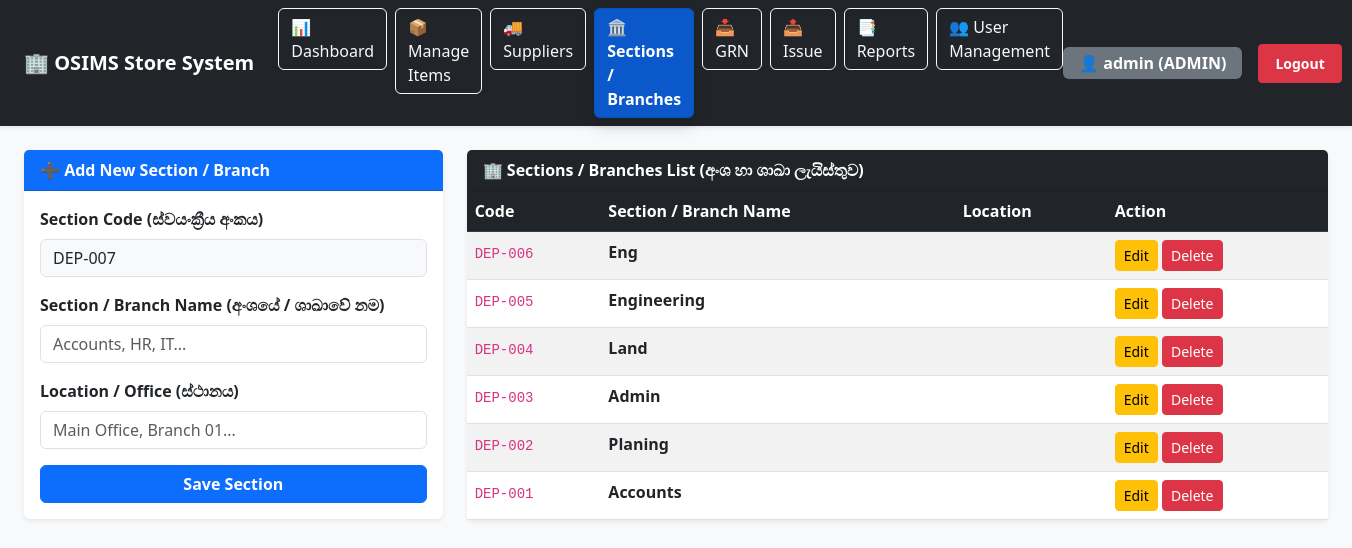
The app's page /sections.php (signed in) with its own data.
### tables this page shows
CREATE TABLE departments (
        department_id INTEGER PRIMARY KEY AUTOINCREMENT,
        department_name TEXT UNIQUE,
        location TEXT,
        created_at DATETIME DEFAULT CURRENT_TIMESTAMP
    , department_code TEXT, dept_code TEXT, responsible_officer TEXT);

### sections.php (the view, shortened to what this page needs)
<?php
require_once 'db.php';
try {
    $conn->exec("CREATE TABLE IF NOT EXISTS departments (
        department_id INTEGER PRIMARY KEY AUTOINCREMENT,
        department_code TEXT UNIQUE,
        department_name TEXT NOT NULL,
        location TEXT
    )");
} catch (PDOException $e) {
    $error = "Table Creation Error: " . $e->getMessage();
}
$next_dep_code = '';
try {
    $stmt_code = $conn->query("SELECT MAX(department_id) FROM departments");
    $max_id = $stmt_code->fetchColumn();
    $next_id = ($max_id ? $max_id + 1 : 1);
    $next_dep_code = 'DEP-' . str_pad($next_id, 3, '0', STR_PAD_LEFT);
} catch (PDOException $e) {
    $next_dep_code = 'DEP-001';
}
$edit_dep = null;
$departments_list = [];
try {
    $departments_list = $conn->query("SELECT * FROM departments ORDER BY department_id DESC")->fetchAll(PDO::FETCH_ASSOC);
} catch (PDOException $e) {
    $departments_list = [];
}
?>
<!DOCTYPE html>
<html lang="en">
<head>
    <link href="https://cdn.jsdelivr.net/npm/bootstrap@5.3.0/dist/css/bootstrap.min.css" rel="stylesheet">
</head>
<body class="bg-light">
<?php include 'navbar.php'; ?>
<div class="container-fluid px-4 mt-4">
    <div class="row">
        <div class="col-md-4 mb-4">
            <div class="card shadow-sm border-0">
                <div class="card-header bg-primary text-white fw-bold">
                    <?= $edit_dep ? '✏️ Edit Section / Branch' : '➕ Add New Section / Branch'; ?>
                </div>
                <div class="card-body">
                    <form method="POST" action="sections.php">
                        <div class="mb-3">
                            <label class="form-label fw-bold">Section Code (ස්වයංක්‍රීය අංකය)</label>
                            <input type="text" name="department_code" class="form-control bg-light" value="<?= htmlspecialchars($edit_dep['department_code'] ?? $next_dep_code); ?>" readonly required>
                        </div>
                        <div class="mb-3">
                            <label class="form-label fw-bold">Section / Branch Name (අංශයේ / ශාඛාවේ නම)</label>
                            <input type="text" name="department_name" class="form-control" placeholder="Accounts, HR, IT..." value="<?= htmlspecialchars($edit_dep['department_name'] ?? ''); ?>" required>
                        </div>
                        <div class="mb-3">
                            <label class="form-label fw-bold">Location / Office (ස්ථානය)</label>
                            <input type="text" name="location" class="form-control" placeholder="Main Office, Branch 01..." value="<?= htmlspecialchars($edit_dep['location'] ?? ''); ?>">
                        </div>
                        <div class="d-grid gap-2">
                            <button type="submit" class="btn btn-primary fw-bold"><?= $edit_dep ? 'Update Section' : 'Save Section'; ?></button>
                        </div>
                    </form>
                </div>
            </div>
        </div>
        <div class="col-md-8 mb-4">
            <div class="card shadow-sm border-0">
                <div class="card-header bg-dark text-white fw-bold">
                    🏢 Sections / Branches List (අංශ හා ශාඛා ලැයිස්තුව)
                </div>
                <div class="card-body p-0">
                    <div class="table-responsive">
                        <table class="table table-striped table-hover mb-0">
                            <thead class="table-dark">
                                <tr>
                                    <th>Code</th>
                                    <th>Section / Branch Name</th>
                                    <th>Location</th>
                                    <th>Action</th>
                                </tr>
                            </thead>
                            <tbody>
                                <?php if (!empty($departments_list)): ?>
                                    <?php foreach ($departments_list as $row): ?>
                                        <tr>
                                            <td><code><?= htmlspecialchars($row['department_code']); ?></code></td>
                                            <td><strong><?= htmlspecialchars($row['department_name']); ?></strong></td>
                                            <td><?= htmlspecialchars($row['location'] ?? '-'); ?></td>
                                            <td>
                                                <a href="sections.php?edit=<?= $row['department_id']; ?>" class="btn btn-sm btn-warning">Edit</a>
                                                <?php if ($user_role === 'admin'): ?>
                                                    <a href="sections.php?delete=<?= $row['department_id']; ?>" class="btn btn-sm btn-danger" onclick="return confirm('මෙම අංශය ඉවත් කිරීමට තහවුරු කරන්න?');">Delete</a>
                                                <?php endif; ?>
                                            </td>
                                        </tr>
                                    <?php endforeach; ?>
                                <?php else: ?>
                                    <tr>
                                        <td colspan="4" class="text-center text-muted py-3">දැනට අංශ/ශාඛා කිසිවක් ඇතුලත් කර නොමැත.</td>
                                    </tr>
                                <?php endif; ?>
                            </tbody>
                        </table>
                    </div>
                </div>
            </div>
        </div>
    </div>
</div>
</body>
</html>

### records on screen
departments: department_code "DEP-006", department_name "Eng"
departments: department_code "DEP-005", department_name "Engineering"
departments: department_code "DEP-004", department_name "Land"
departments: department_code "DEP-003", department_name "Admin"
departments: department_code "DEP-002", department_name "Planing"
departments: department_code "DEP-001", department_name "Accounts"

### other values on screen
$_SESSION['full_name'] "admin"
$user_role "ADMIN"
